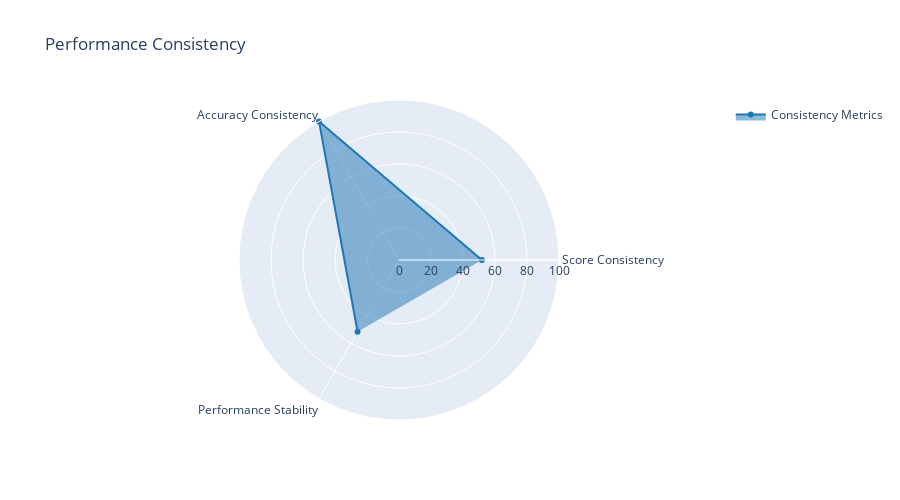

Notebook cell for this chart:
### Markdown cell above
## Step 8: Consistency Metrics

Analyze your performance consistency over time.

### Code cell
if progression_data:
    try:
        consistency_chart = progression_visualizer.create_consistency_metrics_chart(progression_data)
        if consistency_chart:
            consistency_chart.show()
            print("✅ Consistency metrics chart created!")
        else:
            print("⚠️ No consistency data available for chart")
            
    except Exception as e:
        print(f"⚠️ Error creating consistency chart: {e}")
        
else:
    print("❌ No progression data available")

### Figure 1 — Plotly figure (JSON) as saved in the notebook; plotly's stock layout.template omitted (floating-point values rounded to 4 significant figures)
{"data": [{"fill": "toself", "line": {"color": "#1f77b4"}, "name": "Consistency Metrics", "r": [51.8, 100, 51.8], "theta": ["Score Consistency", "Accuracy Consistency", "Performance Stability"], "type": "scatterpolar"}], "layout": {"height": 500, "polar": {"radialaxis": {"range": [0, 100], "visible": true}}, "showlegend": true, "title": {"text": "Performance Consistency"}}}
